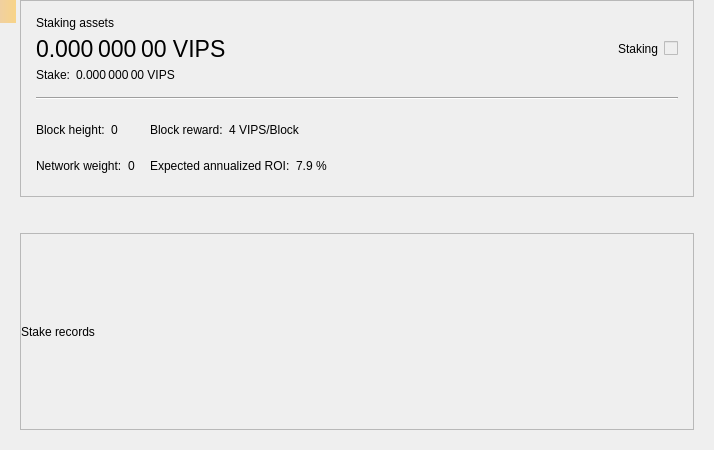
<?xml version="1.0" encoding="UTF-8"?>
<ui version="4.0">
 <class>StakePage</class>
 <widget class="QWidget" name="StakePage">
  <property name="geometry">
   <rect>
    <x>0</x>
    <y>0</y>
    <width>714</width>
    <height>450</height>
   </rect>
  </property>
  <property name="windowTitle">
   <string>Form</string>
  </property>
  <layout class="QVBoxLayout" name="verticalLayout_3">
   <property name="leftMargin">
    <number>20</number>
   </property>
   <property name="topMargin">
    <number>0</number>
   </property>
   <property name="rightMargin">
    <number>20</number>
   </property>
   <property name="bottomMargin">
    <number>20</number>
   </property>
   <item>
    <widget class="QFrame" name="frameStakeInfo">
     <property name="frameShape">
      <enum>QFrame::StyledPanel</enum>
     </property>
     <property name="frameShadow">
      <enum>QFrame::Raised</enum>
     </property>
     <layout class="QVBoxLayout" name="verticalLayout">
      <property name="spacing">
       <number>15</number>
      </property>
      <property name="leftMargin">
       <number>15</number>
      </property>
      <property name="topMargin">
       <number>15</number>
      </property>
      <property name="rightMargin">
       <number>15</number>
      </property>
      <property name="bottomMargin">
       <number>15</number>
      </property>
      <item>
       <layout class="QGridLayout" name="gridLayout_2">
        <property name="spacing">
         <number>6</number>
        </property>
        <item row="1" column="0">
         <widget class="QLabel" name="labelAssets">
          <property name="font">
           <font>
            <pointsize>17</pointsize>
           </font>
          </property>
          <property name="cursor">
           <cursorShape>IBeamCursor</cursorShape>
          </property>
          <property name="toolTip">
           <string>Your current spendable balance</string>
          </property>
          <property name="text">
           <string notr="true">0.000 000 00 VIPS</string>
          </property>
          <property name="alignment">
           <set>Qt::AlignLeading|Qt::AlignLeft|Qt::AlignVCenter</set>
          </property>
          <property name="textInteractionFlags">
           <set>Qt::LinksAccessibleByMouse|Qt::TextSelectableByMouse</set>
          </property>
         </widget>
        </item>
        <item row="0" column="0">
         <widget class="QLabel" name="labelAssetsText">
          <property name="text">
           <string>Staking assets</string>
          </property>
          <property name="alignment">
           <set>Qt::AlignLeading|Qt::AlignLeft|Qt::AlignVCenter</set>
          </property>
         </widget>
        </item>
        <item row="1" column="2">
         <spacer name="horizontalSpacer_2">
          <property name="orientation">
           <enum>Qt::Horizontal</enum>
          </property>
          <property name="sizeHint" stdset="0">
           <size>
            <width>40</width>
            <height>20</height>
           </size>
          </property>
         </spacer>
        </item>
        <item row="4" column="0">
         <layout class="QHBoxLayout" name="horizontalLayout_5">
          <property name="spacing">
           <number>6</number>
          </property>
          <item>
           <widget class="QLabel" name="labelStakeText">
            <property name="sizePolicy">
             <sizepolicy hsizetype="Maximum" vsizetype="Preferred">
              <horstretch>0</horstretch>
              <verstretch>0</verstretch>
             </sizepolicy>
            </property>
            <property name="text">
             <string>Stake:</string>
            </property>
            <property name="alignment">
             <set>Qt::AlignLeading|Qt::AlignLeft|Qt::AlignVCenter</set>
            </property>
           </widget>
          </item>
          <item>
           <widget class="QLabel" name="labelStake">
            <property name="text">
             <string>0.000 000 00 VIPS</string>
            </property>
            <property name="alignment">
             <set>Qt::AlignLeading|Qt::AlignLeft|Qt::AlignVCenter</set>
            </property>
            <property name="textInteractionFlags">
             <set>Qt::LinksAccessibleByMouse|Qt::TextSelectableByMouse</set>
            </property>
           </widget>
          </item>
          <item>
           <spacer name="horizontalSpacer_3">
            <property name="orientation">
             <enum>Qt::Horizontal</enum>
            </property>
            <property name="sizeType">
             <enum>QSizePolicy::Minimum</enum>
            </property>
            <property name="sizeHint" stdset="0">
             <size>
              <width>0</width>
              <height>0</height>
             </size>
            </property>
           </spacer>
          </item>
         </layout>
        </item>
        <item row="1" column="4">
         <widget class="QLabel" name="labelStaking">
          <property name="text">
           <string>Staking</string>
          </property>
         </widget>
        </item>
        <item row="1" column="5">
         <widget class="QSwitchControl" name="checkStake">
          <property name="enabled">
           <bool>false</bool>
          </property>
         </widget>
        </item>
       </layout>
      </item>
      <item>
       <widget class="Line" name="hLine">
        <property name="orientation">
         <enum>Qt::Horizontal</enum>
        </property>
       </widget>
      </item>
      <item>
       <layout class="QGridLayout" name="gridLayout">
        <property name="verticalSpacing">
         <number>6</number>
        </property>
        <item row="0" column="0">
         <layout class="QHBoxLayout" name="horizontalLayout">
          <property name="spacing">
           <number>6</number>
          </property>
          <item>
           <widget class="QLabel" name="labelHeightText">
            <property name="sizePolicy">
             <sizepolicy hsizetype="Maximum" vsizetype="Preferred">
              <horstretch>0</horstretch>
              <verstretch>0</verstretch>
             </sizepolicy>
            </property>
            <property name="text">
             <string>Block height:</string>
            </property>
            <property name="alignment">
             <set>Qt::AlignLeading|Qt::AlignLeft|Qt::AlignVCenter</set>
            </property>
           </widget>
          </item>
          <item>
           <widget class="QLabel" name="labelHeight">
            <property name="text">
             <string>0</string>
            </property>
            <property name="alignment">
             <set>Qt::AlignLeading|Qt::AlignLeft|Qt::AlignVCenter</set>
            </property>
            <property name="textInteractionFlags">
             <set>Qt::LinksAccessibleByMouse|Qt::TextSelectableByMouse</set>
            </property>
           </widget>
          </item>
          <item>
           <spacer name="horizontalSpacer_4">
            <property name="orientation">
             <enum>Qt::Horizontal</enum>
            </property>
            <property name="sizeType">
             <enum>QSizePolicy::Minimum</enum>
            </property>
            <property name="sizeHint" stdset="0">
             <size>
              <width>0</width>
              <height>0</height>
             </size>
            </property>
           </spacer>
          </item>
         </layout>
        </item>
        <item row="0" column="1">
         <layout class="QHBoxLayout" name="horizontalLayout_3">
          <property name="spacing">
           <number>6</number>
          </property>
          <item>
           <widget class="QLabel" name="labelRewardText">
            <property name="sizePolicy">
             <sizepolicy hsizetype="Maximum" vsizetype="Preferred">
              <horstretch>0</horstretch>
              <verstretch>0</verstretch>
             </sizepolicy>
            </property>
            <property name="text">
             <string>Block reward:</string>
            </property>
            <property name="alignment">
             <set>Qt::AlignLeading|Qt::AlignLeft|Qt::AlignVCenter</set>
            </property>
           </widget>
          </item>
          <item>
           <widget class="QLabel" name="labelReward">
            <property name="text">
             <string>4 VIPS/Block</string>
            </property>
            <property name="alignment">
             <set>Qt::AlignLeading|Qt::AlignLeft|Qt::AlignVCenter</set>
            </property>
            <property name="textInteractionFlags">
             <set>Qt::LinksAccessibleByMouse|Qt::TextSelectableByMouse</set>
            </property>
           </widget>
          </item>
          <item>
           <spacer name="horizontalSpacer_6">
            <property name="orientation">
             <enum>Qt::Horizontal</enum>
            </property>
            <property name="sizeType">
             <enum>QSizePolicy::Minimum</enum>
            </property>
            <property name="sizeHint" stdset="0">
             <size>
              <width>0</width>
              <height>0</height>
             </size>
            </property>
           </spacer>
          </item>
         </layout>
        </item>
        <item row="0" column="2" rowspan="2">
         <spacer name="horizontalSpacer">
          <property name="orientation">
           <enum>Qt::Horizontal</enum>
          </property>
          <property name="sizeHint" stdset="0">
           <size>
            <width>40</width>
            <height>20</height>
           </size>
          </property>
         </spacer>
        </item>
        <item row="1" column="0">
         <layout class="QHBoxLayout" name="horizontalLayout_2">
          <property name="spacing">
           <number>6</number>
          </property>
          <item>
           <widget class="QLabel" name="labelWeightText">
            <property name="sizePolicy">
             <sizepolicy hsizetype="Maximum" vsizetype="Preferred">
              <horstretch>0</horstretch>
              <verstretch>0</verstretch>
             </sizepolicy>
            </property>
            <property name="text">
             <string>Network weight:</string>
            </property>
            <property name="alignment">
             <set>Qt::AlignLeading|Qt::AlignLeft|Qt::AlignVCenter</set>
            </property>
           </widget>
          </item>
          <item>
           <widget class="QLabel" name="labelWeight">
            <property name="text">
             <string>0</string>
            </property>
            <property name="alignment">
             <set>Qt::AlignLeading|Qt::AlignLeft|Qt::AlignVCenter</set>
            </property>
            <property name="textInteractionFlags">
             <set>Qt::LinksAccessibleByMouse|Qt::TextSelectableByMouse</set>
            </property>
           </widget>
          </item>
          <item>
           <spacer name="horizontalSpacer_5">
            <property name="orientation">
             <enum>Qt::Horizontal</enum>
            </property>
            <property name="sizeType">
             <enum>QSizePolicy::Minimum</enum>
            </property>
            <property name="sizeHint" stdset="0">
             <size>
              <width>0</width>
              <height>0</height>
             </size>
            </property>
           </spacer>
          </item>
         </layout>
        </item>
        <item row="1" column="1">
         <layout class="QHBoxLayout" name="horizontalLayout_4">
          <property name="spacing">
           <number>6</number>
          </property>
          <item>
           <widget class="QLabel" name="labelROIText">
            <property name="sizePolicy">
             <sizepolicy hsizetype="Maximum" vsizetype="Preferred">
              <horstretch>0</horstretch>
              <verstretch>0</verstretch>
             </sizepolicy>
            </property>
            <property name="text">
             <string>Expected annualized ROI:</string>
            </property>
            <property name="alignment">
             <set>Qt::AlignLeading|Qt::AlignLeft|Qt::AlignVCenter</set>
            </property>
           </widget>
          </item>
          <item>
           <widget class="QLabel" name="labelROI">
            <property name="text">
             <string>7.9 %</string>
            </property>
            <property name="alignment">
             <set>Qt::AlignLeading|Qt::AlignLeft|Qt::AlignVCenter</set>
            </property>
            <property name="textInteractionFlags">
             <set>Qt::LinksAccessibleByMouse|Qt::TextSelectableByMouse</set>
            </property>
           </widget>
          </item>
          <item>
           <spacer name="horizontalSpacer_7">
            <property name="orientation">
             <enum>Qt::Horizontal</enum>
            </property>
            <property name="sizeType">
             <enum>QSizePolicy::Minimum</enum>
            </property>
            <property name="sizeHint" stdset="0">
             <size>
              <width>0</width>
              <height>0</height>
             </size>
            </property>
           </spacer>
          </item>
         </layout>
        </item>
       </layout>
      </item>
     </layout>
    </widget>
   </item>
   <item>
    <spacer name="verticalSpacer">
     <property name="orientation">
      <enum>Qt::Vertical</enum>
     </property>
     <property name="sizeType">
      <enum>QSizePolicy::Fixed</enum>
     </property>
     <property name="sizeHint" stdset="0">
      <size>
       <width>20</width>
       <height>30</height>
      </size>
     </property>
    </spacer>
   </item>
   <item>
    <widget class="QFrame" name="frameStakeRecords">
     <property name="frameShape">
      <enum>QFrame::StyledPanel</enum>
     </property>
     <property name="frameShadow">
      <enum>QFrame::Raised</enum>
     </property>
     <layout class="QVBoxLayout" name="verticalLayout_2">
      <property name="leftMargin">
       <number>0</number>
      </property>
      <property name="topMargin">
       <number>0</number>
      </property>
      <property name="rightMargin">
       <number>0</number>
      </property>
      <property name="bottomMargin">
       <number>0</number>
      </property>
      <item>
       <widget class="QLabel" name="labelRecordsText">
        <property name="text">
         <string>Stake records</string>
        </property>
       </widget>
      </item>
     </layout>
    </widget>
   </item>
  </layout>
  <widget class="QLabel" name="labelAlerts">
   <property name="geometry">
    <rect>
     <x>0</x>
     <y>0</y>
     <width>16</width>
     <height>23</height>
    </rect>
   </property>
   <property name="visible">
    <bool>false</bool>
   </property>
   <property name="styleSheet">
    <string notr="true">QLabel { background-color: qlineargradient(x1: 0, y1: 0, x2: 1, y2: 0, stop:0 #F0D0A0, stop:1 #F8D488); color:#000000; }</string>
   </property>
   <property name="wordWrap">
    <bool>true</bool>
   </property>
   <property name="margin">
    <number>3</number>
   </property>
   <property name="textInteractionFlags">
    <set>Qt::TextSelectableByMouse</set>
   </property>
  </widget>
 </widget>
 <customwidgets>
  <customwidget>
   <class>QSwitchControl</class>
   <extends>QCheckBox</extends>
   <header>qt/qswitchcontrol.h</header>
  </customwidget>
 </customwidgets>
 <resources/>
 <connections/>
</ui>
